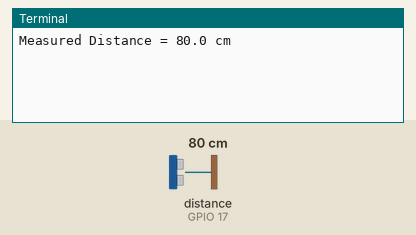
The program below on a simulated Raspberry Pi (BCM pin numbers). Shown: the last lines printed to the terminal. Inputs (shaded band) come from the test bench; at power-on: distance to the obstacle (sensor on GPIO 17) 80 cm. The echo pulse lasts 58.3 µs per cm; each call to the cloud database takes 0.3 s, and an entry nobody has set reads as its off value or as empty; the clock reads 2024-03-15 10:24:30 at power-on unless the program sets it.

Above: at 1.2 s.
1.3 s: distance to the obstacle (sensor on GPIO 17) set to 2 cm
At 2.4 s:
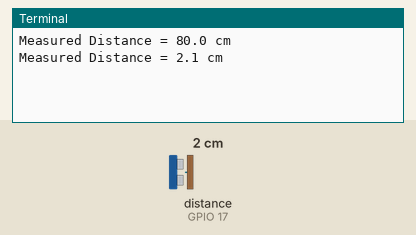
3.1 s: distance to the obstacle (sensor on GPIO 17) set to 4 cm
At 4.7 s:
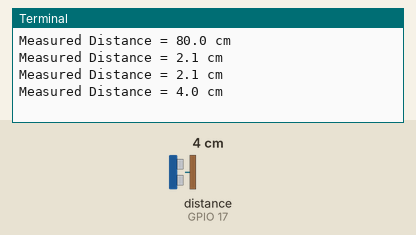
Timing chart, 0 to 6.2 s (numbered marks = the images above; inputs shaded):
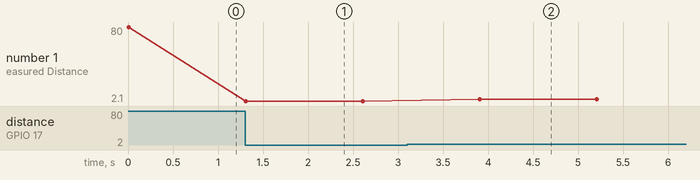

Measured:
- after the input at 1.3 s, the terminal: prints a new line at once (image 1)
- after the input at 3.1 s, the terminal: prints a new line after 0.81 s (image 2)
- plotted number 1: 80 → 2.1 after the input at 1.3 s, 2.1 → 4 after the input at 3.1 s

The program:

ultrasonic_with_firebase.py
```python
#Libraries
import RPi.GPIO as GPIO
import time
from firebase import firebase

firebase = firebase.FirebaseApplication('https://egy-park-6d3a2-default-rtdb.firebaseio.com/', None)

#GPIO Mode (BOARD / BCM)
GPIO.setmode(GPIO.BCM)

#set GPIO Pins
GPIO_TRIGGER = 4
GPIO_ECHO = 17

#set GPIO direction (IN / OUT)
GPIO.setup(GPIO_TRIGGER, GPIO.OUT)
GPIO.setup(GPIO_ECHO, GPIO.IN)

def distance():
    # set Trigger to HIGHN
    GPIO.output(GPIO_TRIGGER, True)

    # set Trigger after 0.01ms to LOW
    time.sleep(0.00001)
    GPIO.output(GPIO_TRIGGER, False)

    StartTime = time.time()
    StopTime = time.time()

    # save StartTime
    while GPIO.input(GPIO_ECHO) == 0:
        StartTime = time.time()

    # save time of arrival
    while GPIO.input(GPIO_ECHO) == 1:
        StopTime = time.time()

    # time difference between start and arrival
    TimeElapsed = StopTime - StartTime
    # multiply with the sonic speed (34300 cm/s)
    # and divide by 2, because there and back
    distance = (TimeElapsed * 34300) / 2


    return distance

if __name__ == '__main__':
    try:
        while True:

            dist = distance()
            print ("Measured Distance = %.1f cm" % dist)

            if dist <= 50:
              firebase.put('/','/slots/A/State','busy')
            if dist >= 50:
              firebase.put('/','/slots/A/State','free')
            time.sleep(1)
        # Reset by pressing CTRL + C
    except KeyboardInterrupt:
        print("Measurement stopped by User")
        GPIO.cleanup()
```
